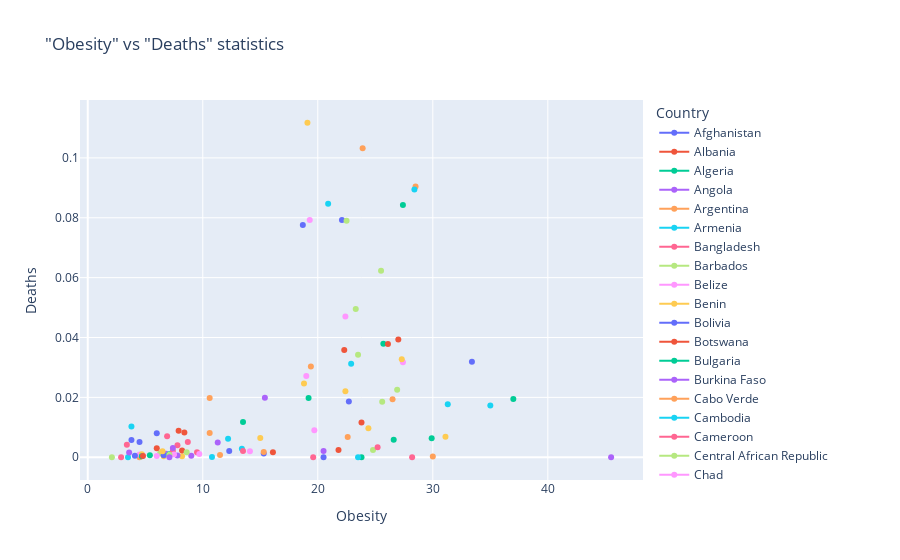

The cell this chart's notebook holds for it:
### Markdown cell above
Plot the "Obesity" vs "Deaths" statistics

### Code cell
fig = px.line(df, x="Obesity", y="Deaths", color="Country", title='"Obesity" vs "Deaths" statistics')
fig.update_traces(mode="markers+lines")

fig.show()
